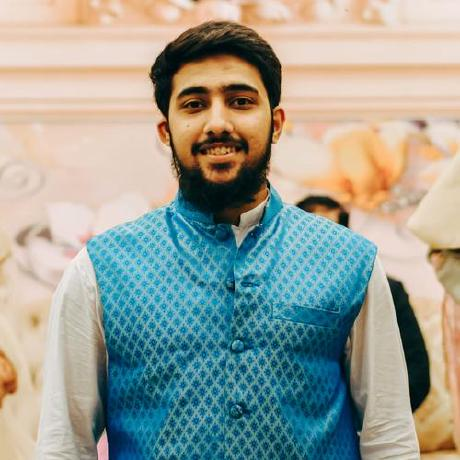
#> input picture CLASS 07/1.jpeg, 460 x 460 px
$ python image.py
#> lines starting #> are read from the running program, lines starting #| are printed output that depends on the picture
from PIL import Image, ImageFilter, ImageEnhance

def remove_features(image):
    return image.filter(ImageFilter.GaussianBlur(radius=2))

def apply_image_processing(image_path):
#> called with image_path = '1.jpeg'
    original_image = Image.open(image_path)
#> original_image is the input picture: PIL image 460x460 RGB; mean R, G, B 155.7, 161.1, 151.3

    edge_detected_image = original_image.filter(ImageFilter.FIND_EDGES)
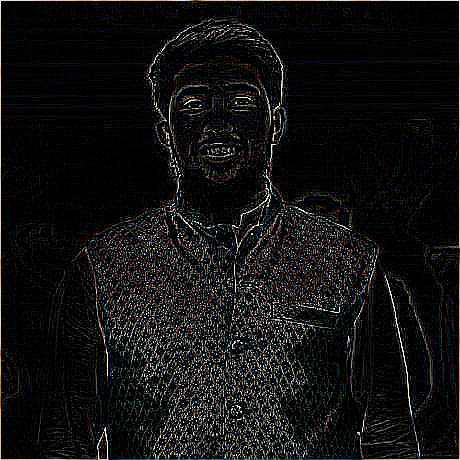
#> edge_detected_image: PIL image 460x460 RGB; mean R, G, B 17.7, 17.5, 17.8

    blurred_image = original_image.filter(ImageFilter.GaussianBlur(radius=2))
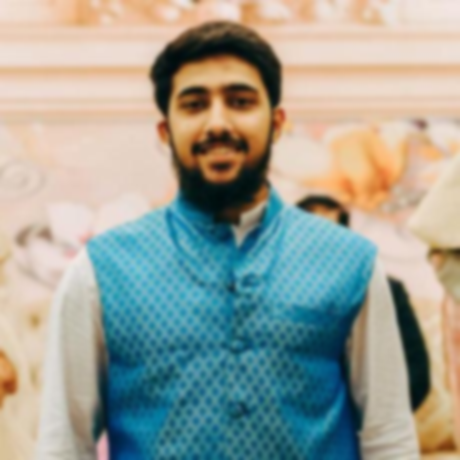
#> blurred_image: PIL image 460x460 RGB; mean R, G, B 155.7, 161.1, 151.3

    sharpened_image = original_image.filter(ImageFilter.SHARPEN)

    grayscale_image = original_image.convert("L")
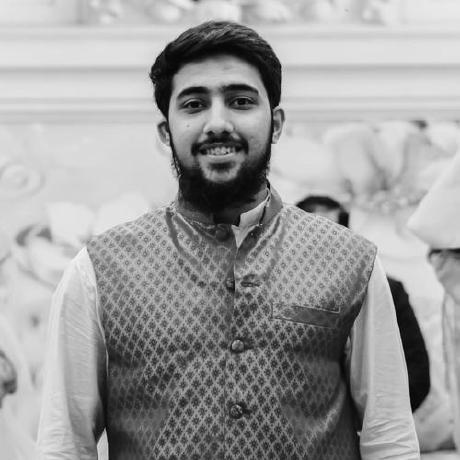
#> grayscale_image: PIL image 460x460 L; min 1, max 250, mean 158.4

    enhancer = ImageEnhance.Brightness(original_image)
    brightened_image = enhancer.enhance(1.5)
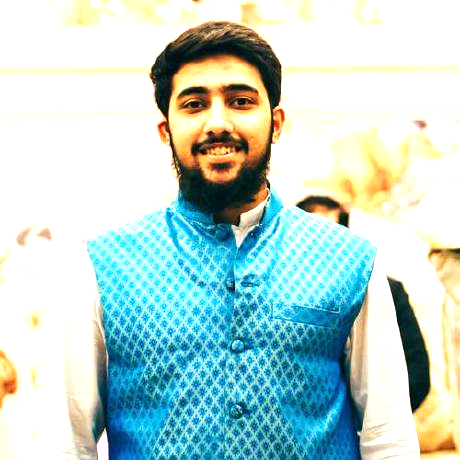
#> brightened_image: PIL image 460x460 RGB; mean R, G, B 185.6, 213.3, 208.8

    feature_removed_image = remove_features(original_image)

    original_image.show(title="Original Image")
    edge_detected_image.show(title="Edge Detected Image")
    blurred_image.show(title="Blurred Image")

    sharpened_image.show(title="Sharpened Image")
    grayscale_image.show(title="Grayscale Image")
    brightened_image.show(title="Brightened Image")
    feature_removed_image.show(title="Feature Removed Image")

apply_image_processing('1.jpeg')
